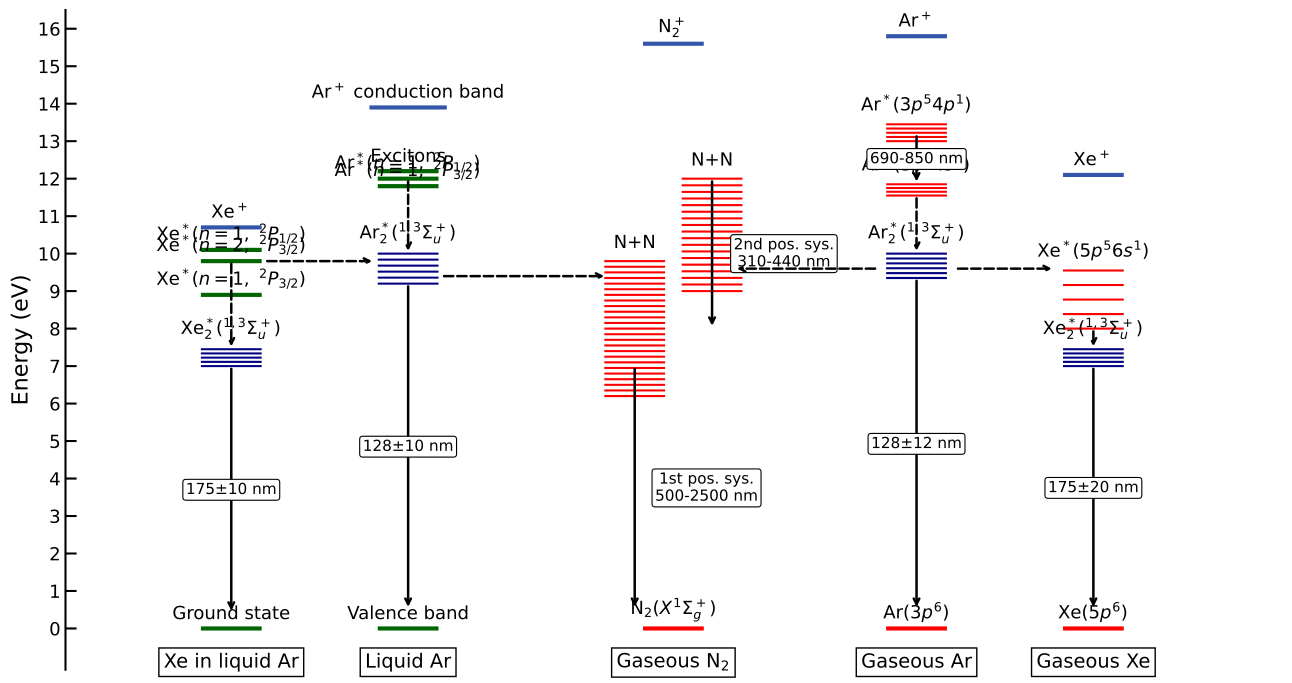

This figure's Python source:
#!/usr/bin/env python3
# -*- coding: utf-8 -*-

"""
energy_level_diagram.py

Plantilla sencilla para dibujar diagramas de niveles de energía con Matplotlib.

Uso:
    python energy_level_diagram.py

Salida:
    energy_level_diagram.pdf
"""

from pathlib import Path

import numpy as np
import matplotlib.pyplot as plt


# ============================================================
# CONFIGURACIÓN GENERAL
# ============================================================

OUTPUT_PDF = Path("energy_level_diagram.pdf")

FIGSIZE = (13, 7)
Y_MIN = -1.1
Y_MAX = 16.5

BLUE = "#3355aa"
GREEN = "darkgreen"
RED = "red"
NAVY = "navy"


def setup_axis():
    fig, ax = plt.subplots(figsize=FIGSIZE)

    ax.set_xlim(-0.5, 10.5)
    ax.set_ylim(Y_MIN, Y_MAX)

    ax.set_ylabel("Energy (eV)", fontsize=16)
    ax.set_xticks([])
    ax.set_yticks(np.arange(0, 17, 1))
    ax.tick_params(axis="y", direction="in", length=8, width=1.5, labelsize=13)

    for spine in ["top", "right", "bottom"]:
        ax.spines[spine].set_visible(False)

    ax.spines["left"].set_linewidth(1.5)

    return fig, ax


# ============================================================
# FUNCIONES AUXILIARES
# ============================================================

def level(ax, x, y, label=None, width=0.55, color="black", lw=3, dy=0.15):
    """
    Dibuja un nivel horizontal en la posición x y energía y.
    """
    ax.hlines(y, x - width / 2, x + width / 2, color=color, lw=lw)

    if label is not None:
        ax.text(
            x,
            y + dy,
            label,
            ha="center",
            va="bottom",
            fontsize=13,
        )


def manifold(ax, x, y_min, y_max, n=12, width=0.55, color="red", lw=1.5, label=None):
    """
    Dibuja un conjunto de muchos niveles próximos.
    """
    ys = np.linspace(y_min, y_max, n)

    for y in ys:
        ax.hlines(y, x - width / 2, x + width / 2, color=color, lw=lw)

    if label is not None:
        ax.text(
            x,
            y_max + 0.25,
            label,
            ha="center",
            va="bottom",
            fontsize=13,
        )


def transition(
    ax,
    x1,
    y1,
    x2,
    y2,
    label=None,
    style="-",
    color="black",
    lw=1.8,
    text_offset=(0, 0),
):
    """
    Dibuja una flecha entre dos estados.
    """
    ax.annotate(
        "",
        xy=(x2, y2),
        xytext=(x1, y1),
        arrowprops=dict(
            arrowstyle="->",
            lw=lw,
            color=color,
            linestyle=style,
            shrinkA=2,
            shrinkB=2,
        ),
    )

    if label is not None:
        xm = 0.5 * (x1 + x2) + text_offset[0]
        ym = 0.5 * (y1 + y2) + text_offset[1]

        ax.text(
            xm,
            ym,
            label,
            ha="center",
            va="center",
            fontsize=11,
            bbox=dict(
                boxstyle="round,pad=0.2",
                facecolor="white",
                edgecolor="black",
                linewidth=0.8,
            ),
        )


def column_label(ax, x, text):
    """
    Etiqueta inferior para cada especie.
    """
    ax.text(
        x,
        -0.65,
        text,
        ha="center",
        va="top",
        fontsize=14,
        bbox=dict(
            facecolor="white",
            edgecolor="black",
            boxstyle="square,pad=0.25",
        ),
        clip_on=False,
    )


# ============================================================
# DIAGRAMA
# ============================================================

def draw_diagram():
    fig, ax = setup_axis()

    # Posiciones horizontales ficticias.
    # Cambia estos valores si quieres separar más o menos las columnas.
    x_xe_liq = 1.0
    x_ar_liq = 2.6
    x_n2 = 5.0
    x_ar_gas = 7.2
    x_xe_gas = 8.8

    # --------------------------------------------------------
    # Xe in liquid Ar
    # --------------------------------------------------------

    level(ax, x_xe_liq, 10.7, r"$\mathrm{Xe}^+$", color=BLUE)
    level(ax, x_xe_liq, 10.1, r"$\mathrm{Xe}^*(n=1,\ ^2P_{1/2})$", color=GREEN)
    level(ax, x_xe_liq, 9.8,  r"$\mathrm{Xe}^*(n=2,\ ^2P_{3/2})$", color=GREEN)
    level(ax, x_xe_liq, 8.9,  r"$\mathrm{Xe}^*(n=1,\ ^2P_{3/2})$", color=GREEN)

    manifold(
        ax,
        x_xe_liq,
        7.0,
        7.45,
        n=5,
        color=NAVY,
        label=r"$\mathrm{Xe}_2^*(^{1,3}\Sigma_u^+)$",
    )

    level(ax, x_xe_liq, 0.0, "Ground state", color=GREEN)

    transition(ax, x_xe_liq, 9.8, x_xe_liq, 7.45, style="--")
    transition(ax, x_xe_liq, 7.0, x_xe_liq, 0.4, label="175±10 nm")

    column_label(ax, x_xe_liq, "Xe in liquid Ar")

    # --------------------------------------------------------
    # Liquid Ar
    # --------------------------------------------------------

    level(ax, x_ar_liq, 13.9, r"$\mathrm{Ar}^+$ conduction band", color=BLUE, width=0.7)
    level(ax, x_ar_liq, 12.2, "Excitons", color=GREEN)
    level(ax, x_ar_liq, 12.0, r"$\mathrm{Ar}^*(n=1,\ ^2P_{1/2})$", color=GREEN)
    level(ax, x_ar_liq, 11.8, r"$\mathrm{Ar}^*(n=1,\ ^2P_{3/2})$", color=GREEN)

    manifold(
        ax,
        x_ar_liq,
        9.2,
        10.0,
        n=6,
        color=NAVY,
        label=r"$\mathrm{Ar}_2^*(^{1,3}\Sigma_u^+)$",
    )

    level(ax, x_ar_liq, 0.0, "Valence band", color=GREEN)

    transition(ax, x_ar_liq, 12.0, x_ar_liq, 10.0, style="--")
    transition(ax, x_ar_liq, 9.2, x_ar_liq, 0.5, label="128±10 nm")

    column_label(ax, x_ar_liq, "Liquid Ar")

    # --------------------------------------------------------
    # Gaseous N2
    # --------------------------------------------------------

    level(ax, x_n2, 15.6, r"$\mathrm{N}_2^+$", color=BLUE)

    manifold(ax, x_n2 - 0.35, 6.2, 9.8, n=25, color=RED, label="N+N")
    manifold(ax, x_n2 + 0.35, 9.0, 12.0, n=18, color=RED, label="N+N")

    level(ax, x_n2, 0.0, r"$\mathrm{N}_2(X^1\Sigma_g^+)$", color=RED)

    transition(
        ax,
        x_n2 + 0.35,
        12.0,
        x_n2 + 0.35,
        8.0,
        label="2nd pos. sys.\n310-440 nm",
        text_offset=(0.65, 0),
    )

    transition(
        ax,
        x_n2 - 0.35,
        7.0,
        x_n2 - 0.35,
        0.5,
        label="1st pos. sys.\n500-2500 nm",
        text_offset=(0.65, 0),
    )

    column_label(ax, x_n2, r"Gaseous N$_2$")

    # --------------------------------------------------------
    # Gaseous Ar
    # --------------------------------------------------------

    level(ax, x_ar_gas, 15.8, r"$\mathrm{Ar}^+$", color=BLUE)

    manifold(
        ax,
        x_ar_gas,
        13.0,
        13.45,
        n=5,
        color=RED,
        label=r"$\mathrm{Ar}^*(3p^54p^1)$",
    )

    manifold(
        ax,
        x_ar_gas,
        11.55,
        11.85,
        n=4,
        color=RED,
        label=r"$\mathrm{Ar}^*(3p^54s^1)$",
    )

    manifold(
        ax,
        x_ar_gas,
        9.35,
        10.0,
        n=6,
        color=NAVY,
        label=r"$\mathrm{Ar}_2^*(^{1,3}\Sigma_u^+)$",
    )

    level(ax, x_ar_gas, 0.0, r"$\mathrm{Ar}(3p^6)$", color=RED)

    transition(ax, x_ar_gas, 13.2, x_ar_gas, 11.85, label="690-850 nm")
    transition(ax, x_ar_gas, 11.55, x_ar_gas, 10.0, style="--")
    transition(ax, x_ar_gas, 9.35, x_ar_gas, 0.5, label="128±12 nm")

    column_label(ax, x_ar_gas, "Gaseous Ar")

    # --------------------------------------------------------
    # Gaseous Xe
    # --------------------------------------------------------

    level(ax, x_xe_gas, 12.1, r"$\mathrm{Xe}^+$", color=BLUE)

    manifold(
        ax,
        x_xe_gas,
        8.0,
        9.55,
        n=5,
        color=RED,
        label=r"$\mathrm{Xe}^*(5p^56s^1)$",
    )

    manifold(
        ax,
        x_xe_gas,
        7.0,
        7.45,
        n=5,
        color=NAVY,
        label=r"$\mathrm{Xe}_2^*(^{1,3}\Sigma_u^+)$",
    )

    level(ax, x_xe_gas, 0.0, r"$\mathrm{Xe}(5p^6)$", color=RED)

    transition(ax, x_xe_gas, 8.0, x_xe_gas, 7.45, style="--")
    transition(ax, x_xe_gas, 7.0, x_xe_gas, 0.5, label="175±20 nm")

    column_label(ax, x_xe_gas, "Gaseous Xe")

    # --------------------------------------------------------
    # Transferencias entre columnas
    # --------------------------------------------------------

    transition(ax, x_xe_liq + 0.3, 9.8, x_ar_liq - 0.3, 9.8, style="--")
    transition(ax, x_ar_liq + 0.3, 9.4, x_n2 - 0.6, 9.4, style="--")
    transition(ax, x_ar_gas - 0.35, 9.6, x_n2 + 0.55, 9.6, style="--")
    transition(ax, x_ar_gas + 0.35, 9.6, x_xe_gas - 0.35, 9.6, style="--")

    return fig, ax


def main():
    fig, ax = draw_diagram()
    fig.tight_layout()
    fig.savefig(OUTPUT_PDF, bbox_inches="tight")
    plt.show()
    print(f"Saved: {OUTPUT_PDF.resolve()}")


if __name__ == "__main__":
    main()
